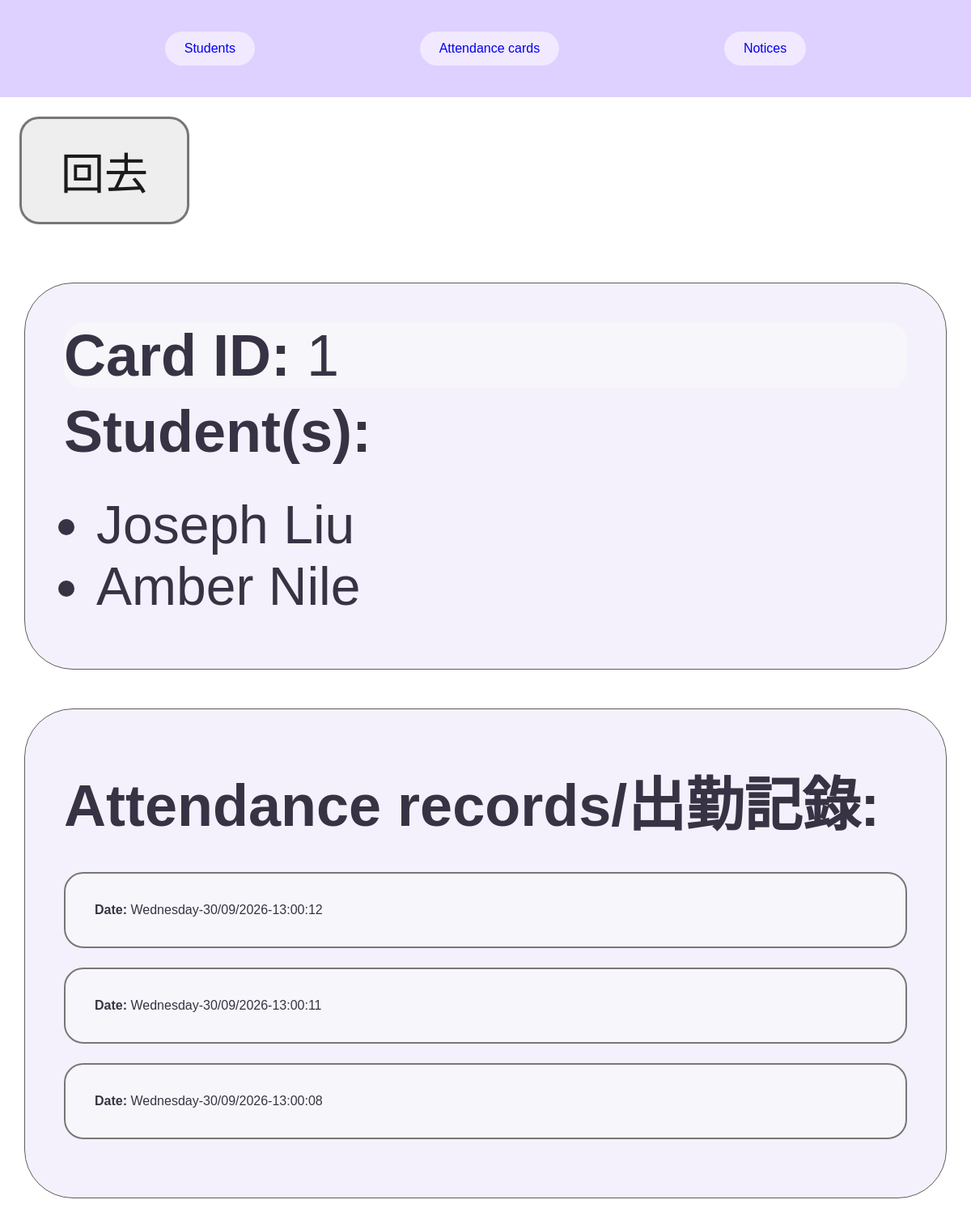
Before: /cardhistory/1 with the older database file.
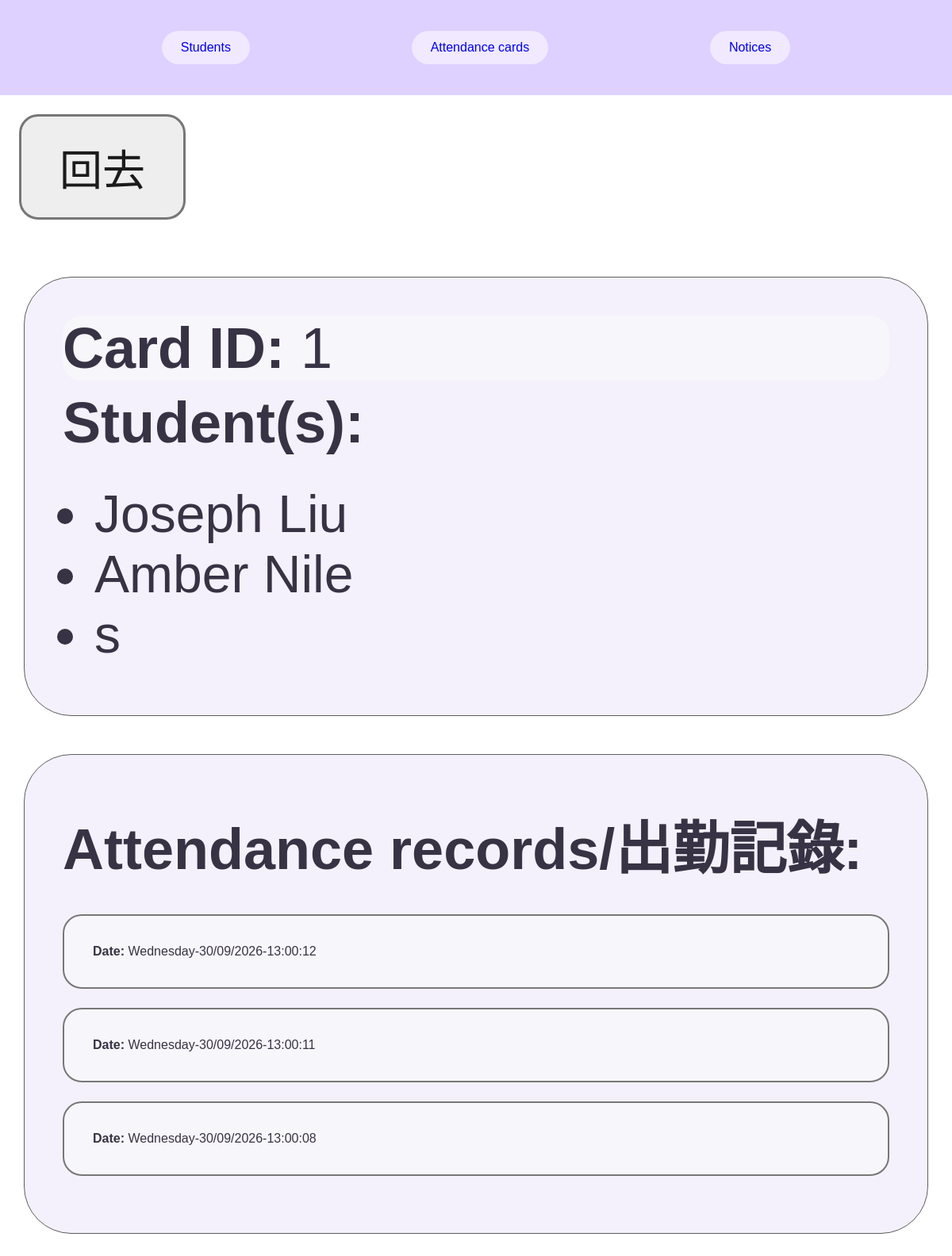
After: the same page with the newer database file.
### tables this page shows
CREATE TABLE STUDENTS (student_id INTEGER PRIMARY KEY, first_name TEXT, surname TEXT, card_id INTEGER REFERENCES ATTENDANCE_CARDS (card_id));

CREATE TABLE ATTENDANCE_RECORDS (attendance_id INTEGER PRIMARY KEY, card_id INTEGER REFERENCES ATTENDANCE_CARDS (card_id), date TEXT);

### app.py (the view)
@app.route("/cardhistory/<card_id>")
def card_history(card_id):
    og_page = request.args.get("og_page", "/")
    db = get_db()
    records = db.execute("SELECT * FROM ATTENDANCE_RECORDS WHERE card_id = ? ORDER BY attendance_id DESC", (card_id,)).fetchall()
    students = db.execute("SELECT first_name, surname FROM STUDENTS WHERE card_id = ?", (card_id,)).fetchall()
    return render_template("cardhistory.html", card_id=card_id, students=students, records=records, og_page=og_page)

### app.py (called while the page is built)
def get_db():
    if "db" not in g:
        g.db = sqlite3.connect(DATABASE)
        g.db.row_factory = sqlite3.Row
    return g.db

### templates/cardhistory.html (shortened to what this page needs)
{% extends "layout.html" %}
{% block content %}
<link rel="stylesheet" href="{{ url_for('static', filename='cardhistory.css') }}">
    <a class="back-button" href="{{ og_page }}">回去</a>
    <section>
        <p class="card-id">
            <strong>Card ID:</strong> {{ card_id }}
        </p>
        <h2>Student(s):</h2>
        <ul>
        {% for student in students %}
            <li>{{ student.first_name }} {{ student.surname }}</li>
        {% endfor %}
        </ul>
    </section>
    <section>
        <h2>Attendance records/出勤記錄:</h2>
        {% for record in records %}
            <p class="record-date">
                <strong>Date:</strong> {{ record["date"] }}
            </p>
        {% endfor %}
    </section>
{% endblock %}

Changed rows visible on the page:
added STUDENTS: first_name "s"
